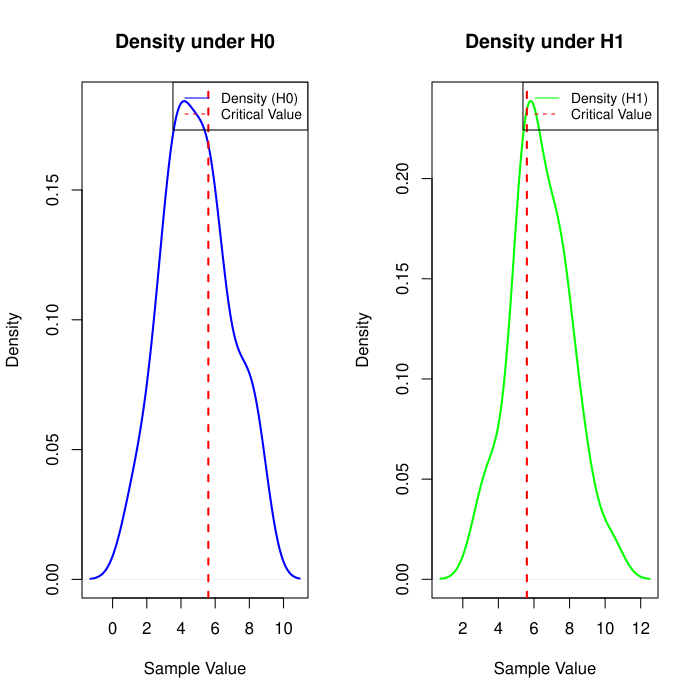

Write R code to recreate this figure.
# Parameters
mu0 <- 5      # Null hypothesis mean
mu1 <- 6      # Alternative hypothesis mean
sigma <- 2    # Population standard deviation
n <- 30       # Sample size
alpha <- 0.05 # Significance level

# Generate sample data
set.seed(123)
sample_data_H0 <- rnorm(n, mean = mu0, sd = sigma)  # Data under H0
sample_data_H1 <- rnorm(n, mean = mu1, sd = sigma)  # Data under H1

# Likelihood ratio test function
likelihood_ratio <- function(data, mu0, mu1, sigma) {
  exp(sum(dnorm(data, mean = mu1, sd = sigma, log = TRUE)) -
      sum(dnorm(data, mean = mu0, sd = sigma, log = TRUE)))
}

# Compute likelihood ratio for both samples
LR_H0 <- likelihood_ratio(sample_data_H0, mu0, mu1, sigma)
LR_H1 <- likelihood_ratio(sample_data_H1, mu0, mu1, sigma)

# Critical value for test of mean
critical_value <- qnorm(1 - alpha, mean = mu0, sd = sigma / sqrt(n))

# Decisions based on sample means
decision_H0 <- mean(sample_data_H0) > critical_value
decision_H1 <- mean(sample_data_H1) > critical_value

# Output
cat("Critical Value:", round(critical_value, 4), "\n")
cat("Likelihood Ratio (H0):", round(LR_H0, 4), "\n")
cat("Likelihood Ratio (H1):", round(LR_H1, 4), "\n")
cat("Decision under H0 (Reject H0?):", decision_H0, "\n")
cat("Decision under H1 (Reject H0?):", decision_H1, "\n")

# Graphical Output
par(mfrow = c(1, 2))

# Density plot under H0
plot(density(sample_data_H0), col = "blue", lwd = 2,
     main = "Density under H0", xlab = "Sample Value")
abline(v = critical_value, col = "red", lty = 2, lwd = 2)
legend("topright", legend = c("Density (H0)", "Critical Value"),
       col = c("blue", "red"), lty = c(1, 2), cex = 0.8)

# Density plot under H1
plot(density(sample_data_H1), col = "green", lwd = 2,
     main = "Density under H1", xlab = "Sample Value")
abline(v = critical_value, col = "red", lty = 2, lwd = 2)
legend("topright", legend = c("Density (H1)", "Critical Value"),
       col = c("green", "red"), lty = c(1, 2), cex = 0.8)
